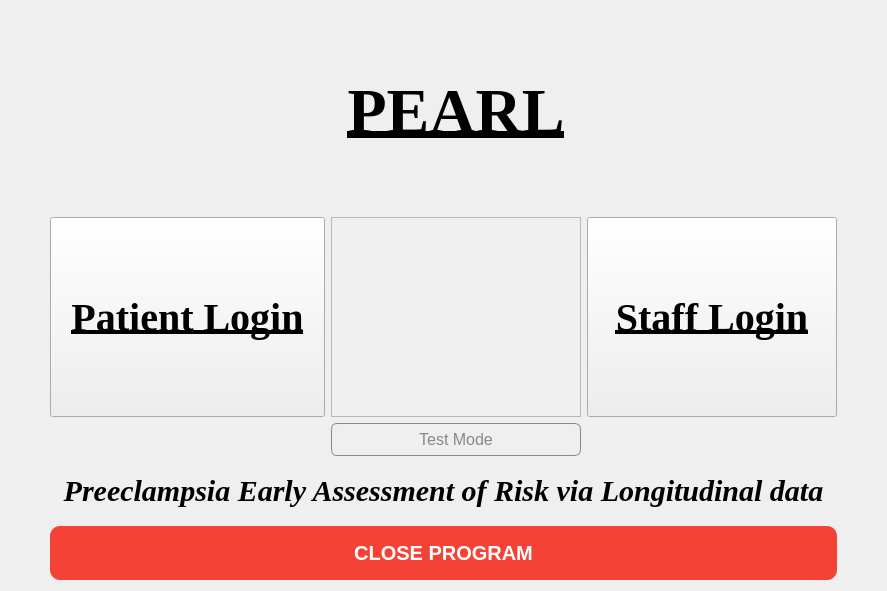
      <widget class="QWidget" name="welcome_page">
       <layout class="QGridLayout" name="gridLayout">
        <property name="leftMargin">
         <number>50</number>
        </property>
        <property name="rightMargin">
         <number>50</number>
        </property>
        <item row="5" column="0">
         <layout class="QGridLayout" name="gridLayout_8">
          <item row="4" column="0">
           <widget class="QPushButton" name="bigPatientButton">
            <property name="minimumSize">
             <size>
              <width>250</width>
              <height>200</height>
             </size>
            </property>
            <property name="font">
             <font>
              <family>Times New Roman</family>
              <pointsize>-1</pointsize>
              <italic>false</italic>
              <bold>true</bold>
              <underline>true</underline>
             </font>
            </property>
            <property name="styleSheet">
             <string notr="true">QPushButton {
    font-size: 40px;
    font-weight: bold;
    padding: 20px;
}</string>
            </property>
            <property name="text">
             <string>Patient Login</string>
            </property>
            <property name="iconSize">
             <size>
              <width>40</width>
              <height>40</height>
             </size>
            </property>
           </widget>
          </item>
          <item row="2" column="1">
           <widget class="QLabel" name="label_5">
            <property name="minimumSize">
             <size>
              <width>200</width>
              <height>200</height>
             </size>
            </property>
            <property name="font">
             <font>
              <family>Times New Roman</family>
              <pointsize>-1</pointsize>
              <italic>false</italic>
              <bold>true</bold>
              <underline>true</underline>
             </font>
            </property>
            <property name="styleSheet">
             <string notr="true">QLabel {
    font-size: 64px;
    font-weight: bold;
    padding: 15px;
}</string>
            </property>
            <property name="text">
             <string>PEARL</string>
            </property>
            <property name="alignment">
             <set>Qt::AlignmentFlag::AlignCenter</set>
            </property>
            <property name="wordWrap">
             <bool>true</bool>
            </property>
           </widget>
          </item>
          <item row="1" column="1">
           <spacer name="verticalSpacer">
            <property name="orientation">
             <enum>Qt::Orientation::Vertical</enum>
            </property>
            <property name="sizeType">
             <enum>QSizePolicy::Policy::Minimum</enum>
            </property>
            <property name="sizeHint" stdset="0">
             <size>
              <width>20</width>
              <height>0</height>
             </size>
            </property>
           </spacer>
          </item>
          <item row="4" column="4">
           <widget class="QPushButton" name="bigStaffButton">
            <property name="minimumSize">
             <size>
              <width>250</width>
              <height>200</height>
             </size>
            </property>
            <property name="font">
             <font>
              <family>Times New Roman</family>
              <pointsize>-1</pointsize>
              <bold>true</bold>
              <underline>true</underline>
              <kerning>true</kerning>
             </font>
            </property>
            <property name="styleSheet">
             <string notr="true">QPushButton {
    font-size: 40px;
    font-weight: bold;
    padding: 20px;
}</string>
            </property>
            <property name="text">
             <string>Staff Login</string>
            </property>
            <property name="iconSize">
             <size>
              <width>40</width>
              <height>40</height>
             </size>
            </property>
           </widget>
          </item>
          <item row="4" column="1">
           <widget class="QLabel" name="label">
            <property name="sizePolicy">
             <sizepolicy hsizetype="Preferred" vsizetype="Preferred">
              <horstretch>0</horstretch>
              <verstretch>0</verstretch>
             </sizepolicy>
            </property>
            <property name="minimumSize">
             <size>
              <width>250</width>
              <height>200</height>
             </size>
            </property>
            <property name="maximumSize">
             <size>
              <width>200</width>
              <height>200</height>
             </size>
            </property>
            <property name="font">
             <font>
              <family>Times New Roman</family>
              <pointsize>25</pointsize>
              <bold>true</bold>
              <kerning>true</kerning>
             </font>
            </property>
            <property name="frameShape">
             <enum>QFrame::Shape::StyledPanel</enum>
            </property>
            <property name="lineWidth">
             <number>5</number>
            </property>
            <property name="midLineWidth">
             <number>5</number>
            </property>
            <property name="text">
             <string/>
            </property>
            <property name="pixmap">
             <pixmap>../sebu3.png</pixmap>
            </property>
            <property name="scaledContents">
             <bool>true</bool>
            </property>
            <property name="alignment">
             <set>Qt::AlignmentFlag::AlignCenter</set>
            </property>
           </widget>
          </item>
          <item row="5" column="1">
           <spacer name="verticalSpacer_2">
            <property name="orientation">
             <enum>Qt::Orientation::Vertical</enum>
            </property>
            <property name="sizeType">
             <enum>QSizePolicy::Policy::Minimum</enum>
            </property>
            <property name="sizeHint" stdset="0">
             <size>
              <width>20</width>
              <height>0</height>
             </size>
            </property>
           </spacer>
          </item>
          <item row="6" column="1">
           <widget class="QPushButton" name="testModeButton">
            <property name="styleSheet">
             <string notr="true">QPushButton {
    font-size: 16px;
    color: #888888;
    background-color: transparent;
    border: 1px solid #888888;
    border-radius: 6px;
    padding: 6px 20px;
}</string>
            </property>
            <property name="text">
             <string>Test Mode</string>
            </property>
           </widget>
          </item>
         </layout>
        </item>
        <item row="9" column="0">
         <widget class="QPushButton" name="terminateProgram">
          <property name="styleSheet">
           <string notr="true">QPushButton#terminateProgram {
    background-color: #f44336; 
    color: white;
    font-weight: bold;
    font-size: 20px;
    border-radius: 10px;
    padding: 15px;
}

QPushButton#terminateProgram:pressed {
    background-color: #d32f2f; 
}</string>
          </property>
          <property name="text">
           <string>CLOSE PROGRAM</string>
          </property>
         </widget>
        </item>
        <item row="10" column="0">
         <spacer name="verticalSpacer_16">
          <property name="orientation">
           <enum>Qt::Orientation::Vertical</enum>
          </property>
          <property name="sizeType">
           <enum>QSizePolicy::Policy::Minimum</enum>
          </property>
          <property name="sizeHint" stdset="0">
           <size>
            <width>20</width>
            <height>0</height>
           </size>
          </property>
         </spacer>
        </item>
        <item row="7" column="0">
         <widget class="QLabel" name="label_7">
          <property name="font">
           <font>
            <family>Times New Roman</family>
            <pointsize>-1</pointsize>
            <italic>true</italic>
            <bold>true</bold>
           </font>
          </property>
          <property name="styleSheet">
           <string notr="true">QLabel {
    font-size: 30px;
    font-weight: bold;
    padding: 12px;
}</string>
          </property>
          <property name="text">
           <string>Preeclampsia Early Assessment of Risk via Longitudinal data</string>
          </property>
          <property name="alignment">
           <set>Qt::AlignmentFlag::AlignCenter</set>
          </property>
         </widget>
        </item>
        <item row="8" column="0">
         <spacer name="verticalSpacer_18">
          <property name="orientation">
           <enum>Qt::Orientation::Vertical</enum>
          </property>
          <property name="sizeType">
           <enum>QSizePolicy::Policy::Minimum</enum>
          </property>
          <property name="sizeHint" stdset="0">
           <size>
            <width>20</width>
            <height>0</height>
           </size>
          </property>
         </spacer>
        </item>
       </layout>
      </widget>
